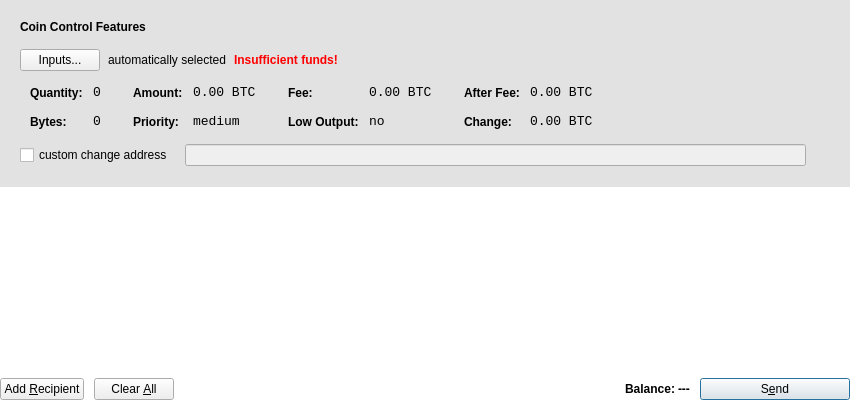
<?xml version="1.0" encoding="UTF-8"?>
<ui version="4.0">
 <class>SendCoinsDialog</class>
 <widget class="QDialog" name="SendCoinsDialog">
  <property name="geometry">
   <rect>
    <x>0</x>
    <y>0</y>
    <width>850</width>
    <height>400</height>
   </rect>
  </property>
  <property name="windowTitle">
   <string>Send Coins</string>
  </property>
  <property name="autoFillBackground">
   <bool>false</bool>
  </property>
  <property name="styleSheet">
   <string notr="true">QDialog#SendCoinsDialog{background-color: transparent;}</string>
  </property>
  <property name="windowFilePath">
   <string/>
  </property>
  <layout class="QVBoxLayout" name="verticalLayout" stretch="0,1,0">
   <property name="spacing">
    <number>0</number>
   </property>
   <property name="leftMargin">
    <number>0</number>
   </property>
   <property name="topMargin">
    <number>0</number>
   </property>
   <property name="rightMargin">
    <number>0</number>
   </property>
   <property name="bottomMargin">
    <number>0</number>
   </property>
   <item>
    <widget class="QFrame" name="frameCoinControl">
     <property name="sizePolicy">
      <sizepolicy hsizetype="Expanding" vsizetype="Expanding">
       <horstretch>0</horstretch>
       <verstretch>0</verstretch>
      </sizepolicy>
     </property>
     <property name="maximumSize">
      <size>
       <width>16777215</width>
       <height>16777215</height>
      </size>
     </property>
     <property name="styleSheet">
      <string notr="true">QFrame#frameCoinControl{background-color:#6dBBBBBB;}</string>
     </property>
     <property name="frameShape">
      <enum>QFrame::NoFrame</enum>
     </property>
     <property name="frameShadow">
      <enum>QFrame::Plain</enum>
     </property>
     <property name="lineWidth">
      <number>0</number>
     </property>
     <layout class="QVBoxLayout" name="verticalLayoutCoinControl2">
      <property name="spacing">
       <number>6</number>
      </property>
      <property name="leftMargin">
       <number>0</number>
      </property>
      <property name="topMargin">
       <number>0</number>
      </property>
      <property name="rightMargin">
       <number>0</number>
      </property>
      <property name="bottomMargin">
       <number>20</number>
      </property>
      <item>
       <layout class="QVBoxLayout" name="verticalLayoutCoinControl" stretch="0,0,0,0,1">
        <property name="spacing">
         <number>0</number>
        </property>
        <property name="leftMargin">
         <number>20</number>
        </property>
        <property name="topMargin">
         <number>20</number>
        </property>
        <property name="rightMargin">
         <number>20</number>
        </property>
        <item>
         <layout class="QHBoxLayout" name="horizontalLayoutCoinControl1">
          <property name="bottomMargin">
           <number>15</number>
          </property>
          <item>
           <widget class="QLabel" name="labelCoinControlFeatures">
            <property name="sizePolicy">
             <sizepolicy hsizetype="Preferred" vsizetype="Maximum">
              <horstretch>0</horstretch>
              <verstretch>0</verstretch>
             </sizepolicy>
            </property>
            <property name="font">
             <font>
              <weight>75</weight>
              <bold>true</bold>
             </font>
            </property>
            <property name="styleSheet">
             <string notr="true">font-weight:bold;</string>
            </property>
            <property name="text">
             <string>Coin Control Features</string>
            </property>
           </widget>
          </item>
         </layout>
        </item>
        <item>
         <layout class="QHBoxLayout" name="horizontalLayoutCoinControl2" stretch="0,0,0,0">
          <property name="spacing">
           <number>8</number>
          </property>
          <property name="bottomMargin">
           <number>10</number>
          </property>
          <item>
           <widget class="QPushButton" name="pushButtonCoinControl">
            <property name="cursor">
             <cursorShape>PointingHandCursor</cursorShape>
            </property>
            <property name="styleSheet">
             <string notr="true"/>
            </property>
            <property name="text">
             <string>Inputs...</string>
            </property>
            <property name="icon">
             <iconset resource="../bitcoin.qrc">
              <normaloff>:/icons/inputs</normaloff>:/icons/inputs</iconset>
            </property>
            <property name="iconSize">
             <size>
              <width>24</width>
              <height>24</height>
             </size>
            </property>
           </widget>
          </item>
          <item>
           <widget class="QLabel" name="labelCoinControlAutomaticallySelected">
            <property name="text">
             <string>automatically selected</string>
            </property>
            <property name="margin">
             <number>5</number>
            </property>
           </widget>
          </item>
          <item>
           <widget class="QLabel" name="labelCoinControlInsuffFunds">
            <property name="font">
             <font>
              <weight>75</weight>
              <bold>true</bold>
             </font>
            </property>
            <property name="styleSheet">
             <string notr="true">color:red;font-weight:bold;</string>
            </property>
            <property name="text">
             <string>Insufficient funds!</string>
            </property>
            <property name="margin">
             <number>5</number>
            </property>
           </widget>
          </item>
          <item>
           <spacer name="horizontalSpacerCoinControl">
            <property name="orientation">
             <enum>Qt::Horizontal</enum>
            </property>
            <property name="sizeHint" stdset="0">
             <size>
              <width>40</width>
              <height>1</height>
             </size>
            </property>
           </spacer>
          </item>
         </layout>
        </item>
        <item>
         <widget class="QWidget" name="widgetCoinControl" native="true">
          <property name="sizePolicy">
           <sizepolicy hsizetype="Preferred" vsizetype="Preferred">
            <horstretch>0</horstretch>
            <verstretch>0</verstretch>
           </sizepolicy>
          </property>
          <property name="minimumSize">
           <size>
            <width>0</width>
            <height>0</height>
           </size>
          </property>
          <property name="styleSheet">
           <string notr="true"/>
          </property>
          <layout class="QHBoxLayout" name="horizontalLayoutCoinControl5">
           <property name="leftMargin">
            <number>0</number>
           </property>
           <property name="topMargin">
            <number>0</number>
           </property>
           <property name="rightMargin">
            <number>0</number>
           </property>
           <property name="bottomMargin">
            <number>0</number>
           </property>
           <item>
            <layout class="QHBoxLayout" name="horizontalLayoutCoinControl3" stretch="0,0,0,1">
             <property name="spacing">
              <number>20</number>
             </property>
             <property name="topMargin">
              <number>0</number>
             </property>
             <property name="bottomMargin">
              <number>10</number>
             </property>
             <item>
              <layout class="QFormLayout" name="formLayoutCoinControl1">
               <property name="horizontalSpacing">
                <number>10</number>
               </property>
               <property name="verticalSpacing">
                <number>14</number>
               </property>
               <property name="leftMargin">
                <number>10</number>
               </property>
               <property name="topMargin">
                <number>4</number>
               </property>
               <property name="rightMargin">
                <number>6</number>
               </property>
               <item row="0" column="0">
                <widget class="QLabel" name="labelCoinControlQuantityText">
                 <property name="styleSheet">
                  <string notr="true">font-weight:bold;</string>
                 </property>
                 <property name="text">
                  <string>Quantity:</string>
                 </property>
                 <property name="margin">
                  <number>0</number>
                 </property>
                </widget>
               </item>
               <item row="0" column="1">
                <widget class="QLabel" name="labelCoinControlQuantity">
                 <property name="font">
                  <font>
                   <family>Monospace</family>
                   <pointsize>10</pointsize>
                  </font>
                 </property>
                 <property name="cursor">
                  <cursorShape>IBeamCursor</cursorShape>
                 </property>
                 <property name="contextMenuPolicy">
                  <enum>Qt::ActionsContextMenu</enum>
                 </property>
                 <property name="text">
                  <string notr="true">0</string>
                 </property>
                 <property name="margin">
                  <number>0</number>
                 </property>
                 <property name="textInteractionFlags">
                  <set>Qt::LinksAccessibleByMouse|Qt::TextSelectableByKeyboard|Qt::TextSelectableByMouse</set>
                 </property>
                </widget>
               </item>
               <item row="1" column="0">
                <widget class="QLabel" name="labelCoinControlBytesText">
                 <property name="styleSheet">
                  <string notr="true">font-weight:bold;</string>
                 </property>
                 <property name="text">
                  <string>Bytes:</string>
                 </property>
                </widget>
               </item>
               <item row="1" column="1">
                <widget class="QLabel" name="labelCoinControlBytes">
                 <property name="font">
                  <font>
                   <family>Monospace</family>
                   <pointsize>10</pointsize>
                  </font>
                 </property>
                 <property name="cursor">
                  <cursorShape>IBeamCursor</cursorShape>
                 </property>
                 <property name="contextMenuPolicy">
                  <enum>Qt::ActionsContextMenu</enum>
                 </property>
                 <property name="text">
                  <string notr="true">0</string>
                 </property>
                 <property name="textInteractionFlags">
                  <set>Qt::LinksAccessibleByMouse|Qt::TextSelectableByKeyboard|Qt::TextSelectableByMouse</set>
                 </property>
                </widget>
               </item>
              </layout>
             </item>
             <item>
              <layout class="QFormLayout" name="formLayoutCoinControl2">
               <property name="horizontalSpacing">
                <number>10</number>
               </property>
               <property name="verticalSpacing">
                <number>14</number>
               </property>
               <property name="leftMargin">
                <number>6</number>
               </property>
               <property name="topMargin">
                <number>4</number>
               </property>
               <property name="rightMargin">
                <number>6</number>
               </property>
               <item row="0" column="0">
                <widget class="QLabel" name="labelCoinControlAmountText">
                 <property name="styleSheet">
                  <string notr="true">font-weight:bold;</string>
                 </property>
                 <property name="text">
                  <string>Amount:</string>
                 </property>
                 <property name="margin">
                  <number>0</number>
                 </property>
                </widget>
               </item>
               <item row="0" column="1">
                <widget class="QLabel" name="labelCoinControlAmount">
                 <property name="font">
                  <font>
                   <family>Monospace</family>
                   <pointsize>10</pointsize>
                  </font>
                 </property>
                 <property name="cursor">
                  <cursorShape>IBeamCursor</cursorShape>
                 </property>
                 <property name="contextMenuPolicy">
                  <enum>Qt::ActionsContextMenu</enum>
                 </property>
                 <property name="text">
                  <string notr="true">0.00 BTC</string>
                 </property>
                 <property name="textInteractionFlags">
                  <set>Qt::LinksAccessibleByMouse|Qt::TextSelectableByKeyboard|Qt::TextSelectableByMouse</set>
                 </property>
                </widget>
               </item>
               <item row="1" column="0">
                <widget class="QLabel" name="labelCoinControlPriorityText">
                 <property name="styleSheet">
                  <string notr="true">font-weight:bold;</string>
                 </property>
                 <property name="text">
                  <string>Priority:</string>
                 </property>
                </widget>
               </item>
               <item row="1" column="1">
                <widget class="QLabel" name="labelCoinControlPriority">
                 <property name="font">
                  <font>
                   <family>Monospace</family>
                   <pointsize>10</pointsize>
                  </font>
                 </property>
                 <property name="cursor">
                  <cursorShape>IBeamCursor</cursorShape>
                 </property>
                 <property name="contextMenuPolicy">
                  <enum>Qt::ActionsContextMenu</enum>
                 </property>
                 <property name="text">
                  <string>medium</string>
                 </property>
                 <property name="textInteractionFlags">
                  <set>Qt::LinksAccessibleByMouse|Qt::TextSelectableByKeyboard|Qt::TextSelectableByMouse</set>
                 </property>
                </widget>
               </item>
              </layout>
             </item>
             <item>
              <layout class="QFormLayout" name="formLayoutCoinControl3">
               <property name="horizontalSpacing">
                <number>10</number>
               </property>
               <property name="verticalSpacing">
                <number>14</number>
               </property>
               <property name="leftMargin">
                <number>6</number>
               </property>
               <property name="topMargin">
                <number>4</number>
               </property>
               <property name="rightMargin">
                <number>6</number>
               </property>
               <item row="0" column="0">
                <widget class="QLabel" name="labelCoinControlFeeText">
                 <property name="styleSheet">
                  <string notr="true">font-weight:bold;</string>
                 </property>
                 <property name="text">
                  <string>Fee:</string>
                 </property>
                 <property name="margin">
                  <number>0</number>
                 </property>
                </widget>
               </item>
               <item row="0" column="1">
                <widget class="QLabel" name="labelCoinControlFee">
                 <property name="font">
                  <font>
                   <family>Monospace</family>
                   <pointsize>10</pointsize>
                  </font>
                 </property>
                 <property name="cursor">
                  <cursorShape>IBeamCursor</cursorShape>
                 </property>
                 <property name="contextMenuPolicy">
                  <enum>Qt::ActionsContextMenu</enum>
                 </property>
                 <property name="text">
                  <string notr="true">0.00 BTC</string>
                 </property>
                 <property name="textInteractionFlags">
                  <set>Qt::LinksAccessibleByMouse|Qt::TextSelectableByKeyboard|Qt::TextSelectableByMouse</set>
                 </property>
                </widget>
               </item>
               <item row="1" column="0">
                <widget class="QLabel" name="labelCoinControlLowOutputText">
                 <property name="styleSheet">
                  <string notr="true">font-weight:bold;</string>
                 </property>
                 <property name="text">
                  <string>Low Output:</string>
                 </property>
                </widget>
               </item>
               <item row="1" column="1">
                <widget class="QLabel" name="labelCoinControlLowOutput">
                 <property name="font">
                  <font>
                   <family>Monospace</family>
                   <pointsize>10</pointsize>
                  </font>
                 </property>
                 <property name="cursor">
                  <cursorShape>IBeamCursor</cursorShape>
                 </property>
                 <property name="contextMenuPolicy">
                  <enum>Qt::ActionsContextMenu</enum>
                 </property>
                 <property name="text">
                  <string>no</string>
                 </property>
                 <property name="textInteractionFlags">
                  <set>Qt::LinksAccessibleByMouse|Qt::TextSelectableByKeyboard|Qt::TextSelectableByMouse</set>
                 </property>
                </widget>
               </item>
              </layout>
             </item>
             <item>
              <layout class="QFormLayout" name="formLayoutCoinControl4">
               <property name="horizontalSpacing">
                <number>10</number>
               </property>
               <property name="verticalSpacing">
                <number>14</number>
               </property>
               <property name="leftMargin">
                <number>6</number>
               </property>
               <property name="topMargin">
                <number>4</number>
               </property>
               <property name="rightMargin">
                <number>6</number>
               </property>
               <item row="0" column="0">
                <widget class="QLabel" name="labelCoinControlAfterFeeText">
                 <property name="styleSheet">
                  <string notr="true">font-weight:bold;</string>
                 </property>
                 <property name="text">
                  <string>After Fee:</string>
                 </property>
                 <property name="margin">
                  <number>0</number>
                 </property>
                </widget>
               </item>
               <item row="0" column="1">
                <widget class="QLabel" name="labelCoinControlAfterFee">
                 <property name="font">
                  <font>
                   <family>Monospace</family>
                   <pointsize>10</pointsize>
                  </font>
                 </property>
                 <property name="cursor">
                  <cursorShape>IBeamCursor</cursorShape>
                 </property>
                 <property name="contextMenuPolicy">
                  <enum>Qt::ActionsContextMenu</enum>
                 </property>
                 <property name="text">
                  <string notr="true">0.00 BTC</string>
                 </property>
                 <property name="textInteractionFlags">
                  <set>Qt::LinksAccessibleByMouse|Qt::TextSelectableByKeyboard|Qt::TextSelectableByMouse</set>
                 </property>
                </widget>
               </item>
               <item row="1" column="0">
                <widget class="QLabel" name="labelCoinControlChangeText">
                 <property name="styleSheet">
                  <string notr="true">font-weight:bold;</string>
                 </property>
                 <property name="text">
                  <string>Change:</string>
                 </property>
                </widget>
               </item>
               <item row="1" column="1">
                <widget class="QLabel" name="labelCoinControlChange">
                 <property name="font">
                  <font>
                   <family>Monospace</family>
                   <pointsize>10</pointsize>
                  </font>
                 </property>
                 <property name="cursor">
                  <cursorShape>IBeamCursor</cursorShape>
                 </property>
                 <property name="contextMenuPolicy">
                  <enum>Qt::ActionsContextMenu</enum>
                 </property>
                 <property name="text">
                  <string notr="true">0.00 BTC</string>
                 </property>
                 <property name="textInteractionFlags">
                  <set>Qt::LinksAccessibleByMouse|Qt::TextSelectableByKeyboard|Qt::TextSelectableByMouse</set>
                 </property>
                </widget>
               </item>
              </layout>
             </item>
            </layout>
           </item>
          </layout>
         </widget>
        </item>
        <item>
         <layout class="QHBoxLayout" name="horizontalLayoutCoinControl4" stretch="0,0,0">
          <property name="spacing">
           <number>12</number>
          </property>
          <property name="sizeConstraint">
           <enum>QLayout::SetDefaultConstraint</enum>
          </property>
          <property name="topMargin">
           <number>5</number>
          </property>
          <property name="rightMargin">
           <number>5</number>
          </property>
          <item>
           <widget class="QCheckBox" name="checkBoxCoinControlChange">
            <property name="text">
             <string>custom change address</string>
            </property>
           </widget>
          </item>
          <item>
           <widget class="QLineEdit" name="lineEditCoinControlChange">
            <property name="enabled">
             <bool>false</bool>
            </property>
            <property name="sizePolicy">
             <sizepolicy hsizetype="Expanding" vsizetype="Fixed">
              <horstretch>0</horstretch>
              <verstretch>0</verstretch>
             </sizepolicy>
            </property>
           </widget>
          </item>
          <item>
           <widget class="QLabel" name="labelCoinControlChangeLabel">
            <property name="sizePolicy">
             <sizepolicy hsizetype="Preferred" vsizetype="Expanding">
              <horstretch>0</horstretch>
              <verstretch>0</verstretch>
             </sizepolicy>
            </property>
            <property name="minimumSize">
             <size>
              <width>0</width>
              <height>0</height>
             </size>
            </property>
            <property name="text">
             <string/>
            </property>
            <property name="margin">
             <number>3</number>
            </property>
           </widget>
          </item>
         </layout>
        </item>
        <item>
         <spacer name="verticalSpacerCoinControl">
          <property name="orientation">
           <enum>Qt::Vertical</enum>
          </property>
          <property name="sizeHint" stdset="0">
           <size>
            <width>800</width>
            <height>1</height>
           </size>
          </property>
         </spacer>
        </item>
       </layout>
      </item>
     </layout>
    </widget>
   </item>
   <item>
    <widget class="QScrollArea" name="scrollArea">
     <property name="styleSheet">
      <string notr="true">QScrollArea#scrollArea{background-color: transparent;border:none;}</string>
     </property>
     <property name="lineWidth">
      <number>0</number>
     </property>
     <property name="widgetResizable">
      <bool>true</bool>
     </property>
     <widget class="QWidget" name="scrollAreaWidgetContents">
      <property name="geometry">
       <rect>
        <x>0</x>
        <y>0</y>
        <width>850</width>
        <height>155</height>
       </rect>
      </property>
      <property name="styleSheet">
       <string notr="true">QWidget#scrollAreaWidgetContents{background-color:#4dffffff;border:none;}</string>
      </property>
      <layout class="QVBoxLayout" name="verticalLayout_2">
       <property name="leftMargin">
        <number>0</number>
       </property>
       <property name="topMargin">
        <number>0</number>
       </property>
       <property name="rightMargin">
        <number>0</number>
       </property>
       <property name="bottomMargin">
        <number>0</number>
       </property>
       <item>
        <layout class="QVBoxLayout" name="entries">
         <property name="spacing">
          <number>6</number>
         </property>
        </layout>
       </item>
       <item>
        <spacer name="verticalSpacer">
         <property name="orientation">
          <enum>Qt::Vertical</enum>
         </property>
         <property name="sizeHint" stdset="0">
          <size>
           <width>20</width>
           <height>40</height>
          </size>
         </property>
        </spacer>
       </item>
      </layout>
     </widget>
    </widget>
   </item>
   <item>
    <layout class="QHBoxLayout" name="horizontalLayout">
     <property name="topMargin">
      <number>10</number>
     </property>
     <item>
      <widget class="QPushButton" name="addButton">
       <property name="cursor">
        <cursorShape>PointingHandCursor</cursorShape>
       </property>
       <property name="toolTip">
        <string>Send to multiple recipients at once</string>
       </property>
       <property name="text">
        <string>Add &amp;Recipient</string>
       </property>
       <property name="icon">
        <iconset resource="../bitcoin.qrc">
         <normaloff>:/icons/add</normaloff>:/icons/add</iconset>
       </property>
       <property name="autoDefault">
        <bool>false</bool>
       </property>
      </widget>
     </item>
     <item>
      <spacer name="horizontalSpacer_2">
       <property name="orientation">
        <enum>Qt::Horizontal</enum>
       </property>
       <property name="sizeType">
        <enum>QSizePolicy::Fixed</enum>
       </property>
       <property name="sizeHint" stdset="0">
        <size>
         <width>10</width>
         <height>10</height>
        </size>
       </property>
      </spacer>
     </item>
     <item>
      <widget class="QPushButton" name="clearButton">
       <property name="sizePolicy">
        <sizepolicy hsizetype="Minimum" vsizetype="Fixed">
         <horstretch>0</horstretch>
         <verstretch>0</verstretch>
        </sizepolicy>
       </property>
       <property name="cursor">
        <cursorShape>PointingHandCursor</cursorShape>
       </property>
       <property name="toolTip">
        <string>Remove all transaction fields</string>
       </property>
       <property name="text">
        <string>Clear &amp;All</string>
       </property>
       <property name="icon">
        <iconset resource="../bitcoin.qrc">
         <normaloff>:/icons/remove</normaloff>:/icons/remove</iconset>
       </property>
       <property name="autoRepeatDelay">
        <number>300</number>
       </property>
       <property name="autoDefault">
        <bool>false</bool>
       </property>
      </widget>
     </item>
     <item>
      <spacer name="horizontalSpacer">
       <property name="orientation">
        <enum>Qt::Horizontal</enum>
       </property>
       <property name="sizeHint" stdset="0">
        <size>
         <width>40</width>
         <height>20</height>
        </size>
       </property>
      </spacer>
     </item>
     <item>
      <layout class="QHBoxLayout" name="horizontalLayout_2">
       <property name="spacing">
        <number>3</number>
       </property>
       <item>
        <widget class="QLabel" name="label">
         <property name="styleSheet">
          <string notr="true">font-weight:bold;</string>
         </property>
         <property name="text">
          <string>Balance:</string>
         </property>
        </widget>
       </item>
       <item>
        <widget class="QLabel" name="labelBalance">
         <property name="cursor">
          <cursorShape>IBeamCursor</cursorShape>
         </property>
         <property name="styleSheet">
          <string notr="true">font-weight:bold;</string>
         </property>
         <property name="text">
          <string>---</string>
         </property>
         <property name="textInteractionFlags">
          <set>Qt::LinksAccessibleByMouse|Qt::TextSelectableByKeyboard|Qt::TextSelectableByMouse</set>
         </property>
        </widget>
       </item>
      </layout>
     </item>
     <item>
      <spacer name="horizontalSpacer_3">
       <property name="orientation">
        <enum>Qt::Horizontal</enum>
       </property>
       <property name="sizeType">
        <enum>QSizePolicy::Fixed</enum>
       </property>
       <property name="sizeHint" stdset="0">
        <size>
         <width>10</width>
         <height>10</height>
        </size>
       </property>
      </spacer>
     </item>
     <item>
      <widget class="QPushButton" name="sendButton">
       <property name="minimumSize">
        <size>
         <width>150</width>
         <height>0</height>
        </size>
       </property>
       <property name="cursor">
        <cursorShape>PointingHandCursor</cursorShape>
       </property>
       <property name="toolTip">
        <string>Confirm the send action</string>
       </property>
       <property name="text">
        <string>S&amp;end</string>
       </property>
       <property name="icon">
        <iconset resource="../bitcoin.qrc">
         <normaloff>:/icons/send</normaloff>:/icons/send</iconset>
       </property>
       <property name="default">
        <bool>true</bool>
       </property>
      </widget>
     </item>
    </layout>
   </item>
  </layout>
 </widget>
 <resources>
  <include location="../bitcoin.qrc"/>
 </resources>
 <connections/>
</ui>
